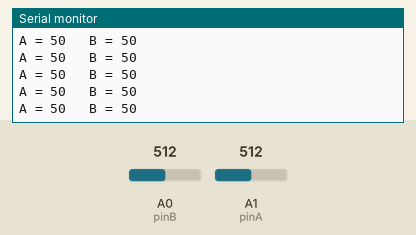
Bench run of a sketch on a simulated Arduino Uno, built with avr-gcc and run on an emulated ATmega328P. On the bench: the last lines printed to the serial monitor. The test bench sets the inputs (shaded band); at power-on: A0 (pinB) = 512, A1 (pinA) = 512.

Above: at 1.2 s.
1.3 s: A0 (pinB) set to 113
At 2.0 s:
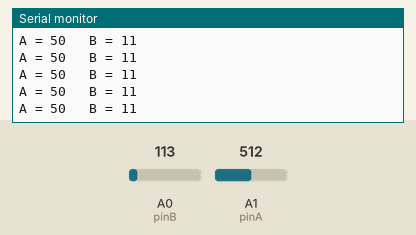
4.3 s: A0 (pinB) set to 95
At 4.9 s:
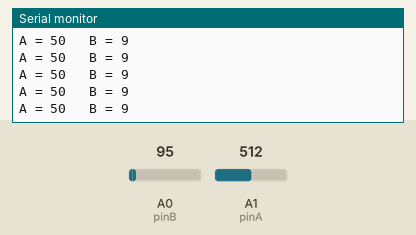
7.3 s: A1 (pinA) set to 113
At 8.3 s:
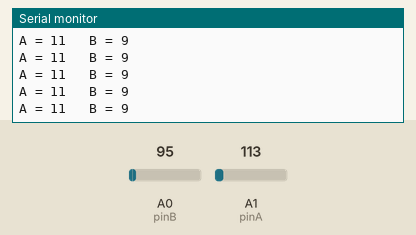
8.8 s: A1 (pinA) set to 95
At 9.4 s:
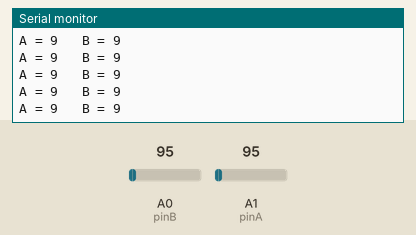
Timing chart, 0 to 11.8 s (numbered marks = the images above; inputs shaded):
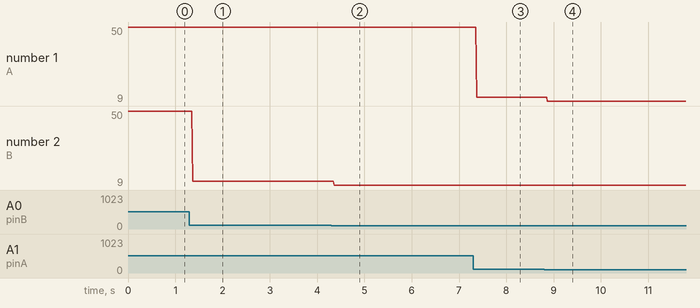

The sketch:

twopot.ino
```cpp
/*
Reads in potentiometer analog values (range 0 to 1023) from pins A & B.
Converts values to 0-100 range, and displays them on Serial.
*/
#define pinA A1
#define pinB A0

#define LOOP_DELAY_MS 2

void setup() {
  // Initialize serial communications at 9600 bps
  Serial.begin(9600);
}

void loop() {
  // Read and print the results to the serial monitor.
  Serial.print("A = ");
  Serial.print(map(analogRead(pinA), 0, 1023, 0, 100));
  Serial.print("\t B = ");
  Serial.println(map(analogRead(pinB), 0, 1023, 0, 100));

  // Time to wait for the analog-to-digital converter to settle
  // after the last reading.
  delay(LOOP_DELAY_MS);
}
```

Measured:
- after the input at 1.3 s, the serial monitor: prints a new line after 0.06 s (image 1)
- after the input at 4.3 s, the serial monitor: prints a new line after 0.06 s (image 2)
- after the input at 7.3 s, the serial monitor: prints a new line after 0.07 s (image 3)
- after the input at 8.8 s, the serial monitor: prints a new line after 0.07 s (image 4)
- plotted number 2: 50 → 11 after the input at 1.3 s, 11 → 9 after the input at 4.3 s
